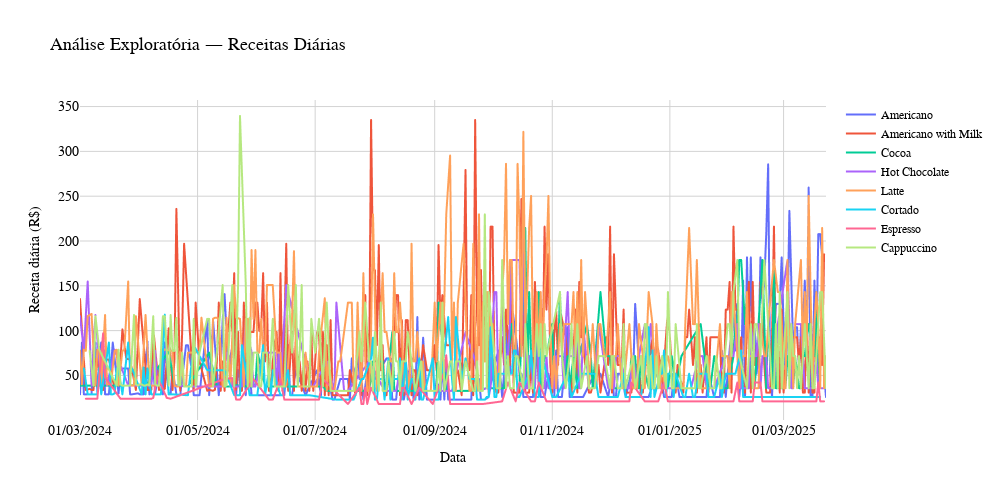

Notebook cell for this chart:
### Code cell
daily_revenue = (database_vendas.groupby(["sale_date", "item"])["price"]
                 .sum().reset_index(name = "daily_revenue"))

figure5 = px.line(
    daily_revenue, x = "sale_date", y = "daily_revenue", color = "item",
    labels = {"sale_date": "Data", "daily_revenue": "Receita diária (R$)", "item": "Item"},
    title = "Análise Exploratória — Receitas Diárias", width = 1000, height = 500
)

figure5.update_layout(
    title_font_size = 18, font = dict(size = 14, family = "Arial", color = "black"),
    plot_bgcolor = "white", paper_bgcolor = "white",
    legend = dict(title = "", font_size = 12, bgcolor = "rgba(0,0,0,0)"),
    xaxis = dict(showgrid = True, gridcolor = "lightgrey", zeroline = False, title_font_size = 14, tickformat = "%d/%m/%Y"),
    yaxis = dict(showgrid = True, gridcolor = "lightgrey", zeroline = False, title_font_size = 14)
)

# figure5.show()

### Figure 1 — Plotly figure (JSON) as saved in the notebook; plotly's stock layout.template omitted (floating-point values rounded to 4 significant figures; data arrays with more than 128 entries replaced by an {"elided": "..."} marker saying what was removed)
{"data": [{"hovertemplate": "Item=Americano<br>Data=%{x}<br>Receita diária (R$)=%{y}<extra></extra>", "legendgroup": "Americano", "line": {"color": "#636efa", "dash": "solid"}, "marker": {"symbol": "circle"}, "mode": "lines", "name": "Americano", "showlegend": true, "type": "scattergl", "x": {"elided": "249 str values"}, "xaxis": "x", "y": {"elided": "249 float values"}, "yaxis": "y"}, {"hovertemplate": "Item=Americano with Milk<br>Data=%{x}<br>Receita diária (R$)=%{y}<extra></extra>", "legendgroup": "Americano with Milk", "line": {"color": "#EF553B", "dash": "solid"}, "marker": {"symbol": "circle"}, "mode": "lines", "name": "Americano with Milk", "showlegend": true, "type": "scattergl", "x": {"elided": "316 str values"}, "xaxis": "x", "y": {"elided": "316 float values"}, "yaxis": "y"}, {"hovertemplate": "Item=Cocoa<br>Data=%{x}<br>Receita diária (R$)=%{y}<extra></extra>", "legendgroup": "Cocoa", "line": {"color": "#00cc96", "dash": "solid"}, "marker": {"symbol": "circle"}, "mode": "lines", "name": "Cocoa", "showlegend": true, "type": "scattergl", "x": {"elided": "141 str values"}, "xaxis": "x", "y": {"elided": "141 float values"}, "yaxis": "y"}, {"hovertemplate": "Item=Hot Chocolate<br>Data=%{x}<br>Receita diária (R$)=%{y}<extra></extra>", "legendgroup": "Hot Chocolate", "line": {"color": "#ab63fa", "dash": "solid"}, "marker": {"symbol": "circle"}, "mode": "lines", "name": "Hot Chocolate", "showlegend": true, "type": "scattergl", "x": {"elided": "160 str values"}, "xaxis": "x", "y": {"elided": "160 float values"}, "yaxis": "y"}, {"hovertemplate": "Item=Latte<br>Data=%{x}<br>Receita diária (R$)=%{y}<extra></extra>", "legendgroup": "Latte", "line": {"color": "#FFA15A", "dash": "solid"}, "marker": {"symbol": "circle"}, "mode": "lines", "name": "Latte", "showlegend": true, "type": "scattergl", "x": {"elided": "307 str values"}, "xaxis": "x", "y": {"elided": "307 float values"}, "yaxis": "y"}, {"hovertemplate": "Item=Cortado<br>Data=%{x}<br>Receita diária (R$)=%{y}<extra></extra>", "legendgroup": "Cortado", "line": {"color": "#19d3f3", "dash": "solid"}, "marker": {"symbol": "circle"}, "mode": "lines", "name": "Cortado", "showlegend": true, "type": "scattergl", "x": {"elided": "173 str values"}, "xaxis": "x", "y": {"elided": "173 float values"}, "yaxis": "y"}, {"hovertemplate": "Item=Espresso<br>Data=%{x}<br>Receita diária (R$)=%{y}<extra></extra>", "legendgroup": "Espresso", "line": {"color": "#FF6692", "dash": "solid"}, "marker": {"symbol": "circle"}, "mode": "lines", "name": "Espresso", "showlegend": true, "type": "scattergl", "x": ["2024-03-04", "2024-03-09", "2024-03-10", "2024-03-13", "2024-03-14", "2024-03-22", "2024-04-05", "2024-04-07", "2024-04-08", "2024-04-10", "2024-04-15", "2024-04-17", "2024-05-15", "2024-05-19", "2024-05-21", "2024-05-23", "2024-05-30", "2024-06-07", "2024-06-09", "2024-06-13", "2024-06-15", "2024-06-16", "2024-06-21", "2024-06-26", "2024-06-28", "2024-06-30", "2024-07-01", "2024-07-03", "2024-07-05", "2024-07-18", "2024-07-24", "2024-07-25", "2024-07-26", "2024-07-27", "2024-07-28", "2024-07-30", "2024-08-03", "2024-08-07", "2024-08-08", "2024-08-11", "2024-08-12", "2024-08-14", "2024-08-15", "2024-08-16", "2024-08-20", "2024-08-24", "2024-08-31", "2024-09-06", "2024-09-07", "2024-09-09", "2024-09-12", "2024-09-15", "2024-09-17", "2024-09-26", "2024-10-06", "2024-10-09", "2024-10-13", "2024-10-15", "2024-10-21", "2024-10-22", "2024-10-23", "2024-10-25", "2024-10-29", "2024-11-06", "2024-11-14", "2024-11-19", "2024-12-02", "2024-12-08", "2024-12-11", "2024-12-12", "2024-12-19", "2024-12-20", "2024-12-24", "2024-12-26", "2024-12-29", "2024-12-31", "2025-01-09", "2025-01-13", "2025-01-22", "2025-01-26", "2025-01-29", "2025-02-03", "2025-02-05", "2025-02-06", "2025-02-11", "2025-02-13", "2025-02-14", "2025-02-17", "2025-02-18", "2025-02-20", "2025-02-21", "2025-02-22", "2025-02-25", "2025-02-27", "2025-02-28", "2025-03-05", "2025-03-06", "2025-03-09", "2025-03-13", "2025-03-14", "2025-03-18", "2025-03-19", "2025-03-20", "2025-03-22"], "xaxis": "x", "y": [24, 24, 24, 97, 48, 24, 24, 24, 25, 49, 25, 24, 46.04, 47.02, 23.02, 23.02, 46.04, 23.02, 23.02, 46.04, 23.02, 23.02, 23.02, 23.02, 23.02, 23.02, 23.02, 23.02, 46.04, 18.12, 36.24, 18.12, 18.12, 36.24, 18.12, 36.24, 18.12, 18.12, 18.12, 18.12, 18.12, 18.12, 36.24, 36.24, 18.12, 36.24, 18.12, 54.36, 72.48, 18.12, 18.12, 18.12, 18.12, 18.12, 21.06, 42.12, 21.06, 42.12, 21.06, 21.06, 21.06, 42.12, 21.06, 21.06, 21.06, 21.06, 21.06, 21.06, 21.06, 42.12, 21.06, 21.06, 21.06, 21.06, 42.12, 21.06, 21.06, 21.06, 21.06, 21.06, 21.06, 21.06, 42.12, 21.06, 21.06, 21.06, 42.12, 42.12, 21.06, 21.06, 21.06, 21.06, 21.06, 21.06, 21.06, 21.06, 21.06, 21.06, 21.06, 21.06, 21.06, 42.12, 21.06, 21.06], "yaxis": "y"}, {"hovertemplate": "Item=Cappuccino<br>Data=%{x}<br>Receita diária (R$)=%{y}<extra></extra>", "legendgroup": "Cappuccino", "line": {"color": "#B6E880", "dash": "solid"}, "marker": {"symbol": "circle"}, "mode": "lines", "name": "Cappuccino", "showlegend": true, "type": "scattergl", "x": {"elided": "261 str values"}, "xaxis": "x", "y": {"elided": "261 float values"}, "yaxis": "y"}], "layout": {"font": {"color": "black", "family": "Arial", "size": 14}, "height": 500, "legend": {"bgcolor": "rgba(0,0,0,0)", "font": {"size": 12}, "title": {"text": ""}, "tracegroupgap": 0}, "paper_bgcolor": "white", "plot_bgcolor": "white", "title": {"font": {"size": 18}, "text": "Análise Exploratória — Receitas Diárias"}, "width": 1000, "xaxis": {"anchor": "y", "domain": [0, 1], "gridcolor": "lightgrey", "showgrid": true, "tickformat": "%d/%m/%Y", "title": {"font": {"size": 14}, "text": "Data"}, "zeroline": false}, "yaxis": {"anchor": "x", "domain": [0, 1], "gridcolor": "lightgrey", "showgrid": true, "title": {"font": {"size": 14}, "text": "Receita diária (R$)"}, "zeroline": false}}}
